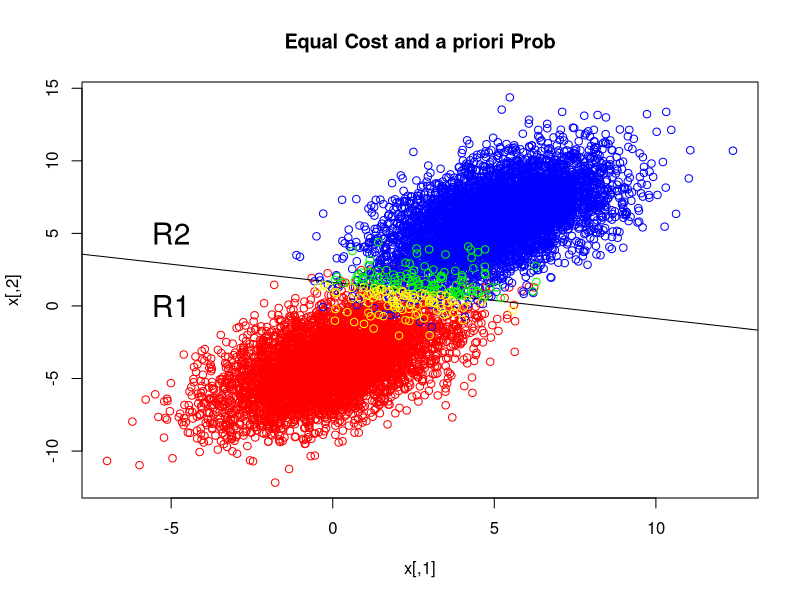
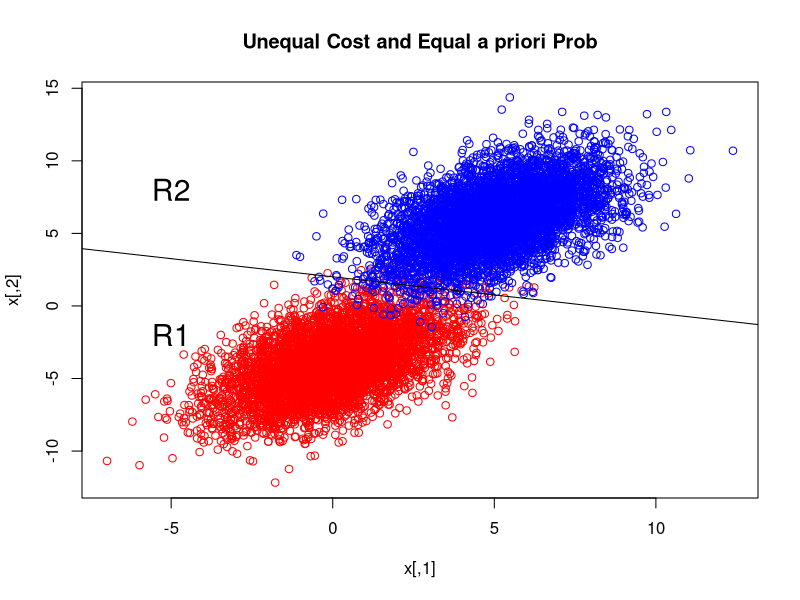
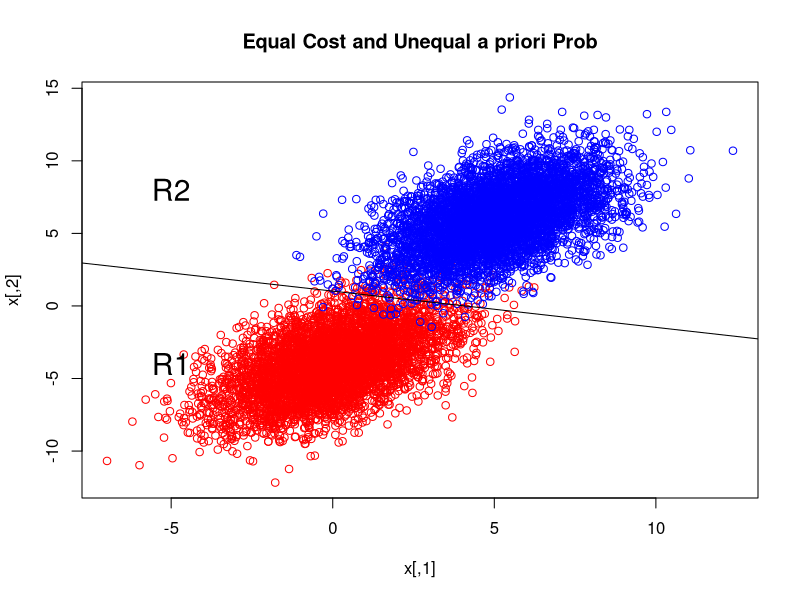

Source code (R) for these figures, in order:
require(mvtnorm)

S = matrix(c(3,2,2,5), ncol = 2)
mu1 = c(0,-4)
mu2 = c(5,6)

##   These points are generated for illustration of a graph.
##   The purpose is to have you visually comprehend the dividing
##   line between R1 and R2.

##   If a point is in R1 we declare it is from the first population.
##   If a point is in R2 we declare it is from the second population.

x1 = rmvnorm(5000,mu1,S)
x2 = rmvnorm(5000,mu2,S)

##  Plot first population in Red and second in Blue.
x  = rbind(x1,x2)
plot(x, type = 'n', main = "Equal Cost and a priori Prob")
points(x1,col = 'red')
points(x2,col = 'blue')

## Find the dividing line between R1 and R2

## Assume equal prior probabilities and equal costs
## for misclassification.

## Recall: We are in R1 when
## t(mu1-mu2)%*%S.inv%*%x >= 0.5%*%t(mu1-mu2)%*%S.inv%*%(mu1+mu2)

# Fisrt find inverse of covariance matrix
S.inv = solve(S)

## a is a 1x2 vector that multiplies x (which is 2x1)
a = t(mu1-mu2)%*%S.inv

## b is the RHS of the inequality for determining classification
b = 0.5*t(mu1-mu2)%*%S.inv%*%(mu1+mu2)

## Assume equality and find the straight line that divides R1
## and R2

m = -a[1]/a[2]
b.int = b/a[2]
abline(b.int,m)
text(-5,0,labels='R1', cex = 1.8)
text(-5,5,labels='R2', cex = 1.8)

## print line parameters
sprintf("slope = %f and intercept = %f",m,b.int)
##  Now let's test it.

# generate 10000 from first population

num = 10000
x1 = rmvnorm(num,mu1,S)

test       = a%*%t(x1) - rep(b,num)
r2         = which(test < 0 )
err.num    = length(r2)
error.rate.2when1 = err.num/num

# the rate of 1->2 misclassifications
print(error.rate.2when1)
points(x1[r2,], col = 'green')

## repeat for the second population
x2 = rmvnorm(num,mu2,S)

test              = a%*%t(x2) - rep(b,num)
r1                = which(test > 0 )
err.num           = length(r1)
error.rate.1when2 = err.num/num
# the rate of 2->1 misclassifications
print(error.rate.1when2)
points(x2[r1,], col = 'yellow')

## Note that both error rates are about the same


##  The above code was written for efficiency in testing

##  This code is slower, but more understandable

region_x1 = numeric(num)
region_x2 = numeric(num)
for ( i in 1:num)
{
  region_x1[i] = a%*%x1[i,] - b
  region_x2[i] = a%*%x2[i,] - b
}

###  here if region_x1 > 0 we classify correctly
###  if region_x2 < 0 we classify correctly

############################################################
#    Unequal Cost Case
############################################################
###  Now suppose C(2|1) is twice the cost of C(1|2)
cost.ratio = 1/2
###  The cost of misclassification is
cost = (1/cost.ratio)*error.rate.2when1 + error.rate.1when2
 
##   Find new line

##   now we need ln(C(1|2)/C(2|1)
k = log(cost.ratio)

##  a is the same as before, as is b
##  but the new b.int is

b.int = (b+k)/a[2] 


## print line parameters
sprintf("slope = %f and intercept = %f",m,b.int)

## Note that the dividing line between R1 and R2 moves up.
## Now we will have fewer 1 -> 2 misclassifications, but more
## 1 -> 2 misclassifications. But the latter are less costly.

dev.new()
plot(x, type = 'n', main = "Unequal Cost and Equal a priori Prob")
points(x[1:5000,],col = 'red')
points(x[5001:10000,],col = 'blue')
abline(b.int,m)
text(-5,-2,labels='R1', cex = 1.8)
text(-5,8,labels='R2', cex = 1.8)



test       = a%*%t(x1) - rep((b+k),num)
r2         = which(test < 0 )
err.num    = length(r2)
error.rate.2when1 = err.num/num
# the rate of 1 -> 2 misclassifications
print(error.rate.2when1)

test              = a%*%t(x2) - rep((b+k),num)
r1                = which(test > 0 )
err.num           = length(r1)
error.rate.1when2 = err.num/num

# the rate of 2 -> 1 misclassifications
print(error.rate.1when2)


# Note the error rates for 1 -> 2 misclassifications have gone
# down, and the 2 -> 1 misclassification rate is higher
cost = (1/cost.ratio)*error.rate.2when1 + error.rate.1when2
print(cost)

#####################################################
#    Unequal a priori probabilities
#    Equal costs
#####################################################
p1 = 1/4
p2 = 3/4

num1 = round(p1*num,0)
num2 = num - num1
##  Generate x1 and x2 with the a priori probabilities
##  indicated.
x1 = rmvnorm(num1,mu1,S)
x2 = rmvnorm(num2,mu2,S)

# new k

k = log(p2/p1)

b.int = (b + k)/a[2]


## print line parameters
sprintf("slope = %f and intercept = %f",m,b.int)

## Note that the dividing line between R1 and R2 moves down.
## Since so many more of the data points are from population 2
## than from population 1, we must move the dividing line.
## We will have a higher RATE of 1 -> 2 mistakes than 2 -> 1
## mistakes, but the TOTSL 1 -> 2 and 2 -> 1 mistakes should
## be the same.

dev.new()
plot(x, type = 'n', main = "Equal Cost and Unequal a priori Prob")
points(x[1:5000,],col = 'red')
points(x[5001:10000,],col = 'blue')
abline(b.int,m)
text(-5,-4,labels='R1', cex = 1.8)
text(-5,8,labels='R2', cex = 1.8)



test       = a%*%t(x1) - rep((b+k),num1)
r2         = which(test < 0 )
err.num    = length(r2)
error.rate.2when1 = err.num/num1
# the rate of 1 -> 2 misclassifications
print(error.rate.2when1)

test              = a%*%t(x2) - rep((b+k),num2)
r1                = which(test > 0 )
err.num           = length(r1)
error.rate.1when2 = err.num/num2

# the rate of 2 -> 1 misclassifications
print(error.rate.1when2)

###  Error rates differ significantly, but total number
###  of errors is about the same for 1 -> 2 and 2 -> 1
###  misclassifications
print(num1*error.rate.2when1)
print(num2*error.rate.1when2)

## Overall error rate
print( (num1*error.rate.2when1 + num2*error.rate.1when2)/num)



#### Suppose we use the dividing line valid for equal
#### a priori probabilities. We should see the rates of
#### each mistake be the same, but the total number of
#### errors will be larger.


test       = a%*%t(x1) - rep(b,num1)
r2         = which(test < 0 )
err.num    = length(r2)
error.rate.2when1 = err.num/num1
# the rate of 1 -> 2 misclassifications
print(error.rate.2when1)

test              = a%*%t(x2) - rep(b,num2)
r1                = which(test > 0 )
err.num           = length(r1)
error.rate.1when2 = err.num/num2
# the rate of 2 -> 1 misclassifications
print(error.rate.1when2)

print(num1*error.rate.2when1)
print(num2*error.rate.1when2)

## Overall error rate
print( (num1*error.rate.2when1 + num2*error.rate.1when2)/num)



